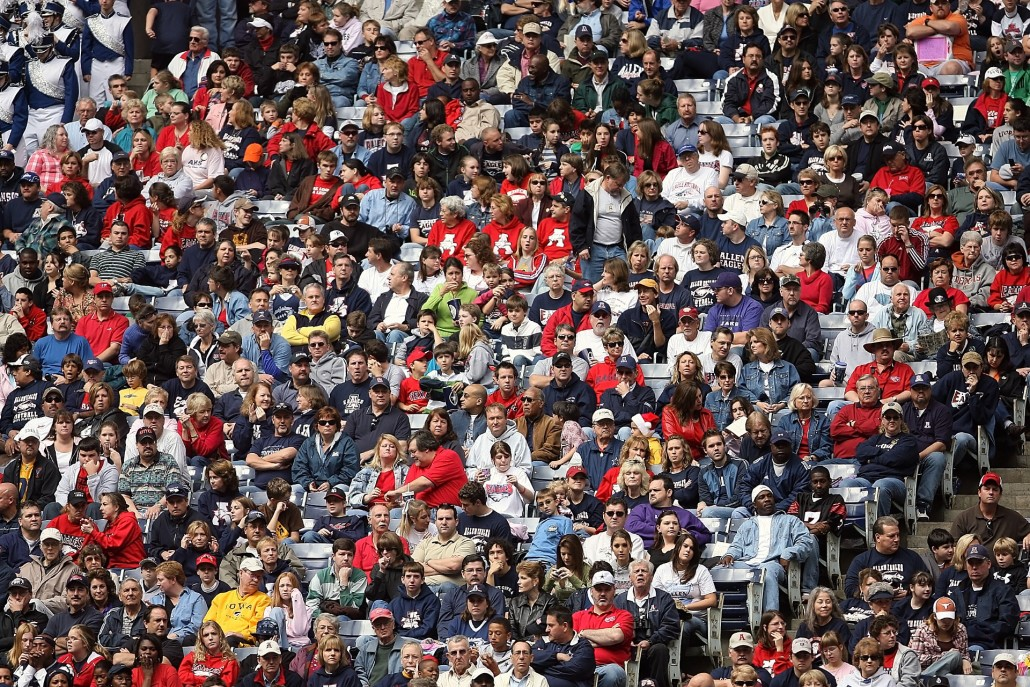
#> input picture OpenCV/Assests/crowd-1584115_1920-1030x687.jpg, 1030 x 687 px, found by its file name
$ python new_face.py
#> lines starting #> are read from the running program, lines starting #| are printed output that depends on the picture; after the words box and inside, x2 and y2 are one past the last pixel; in counts of white or black regions, pixels touching at a corner belong together
import cv2

face_cascade = cv2.CascadeClassifier(cv2.data.haarcascades + 'haarcascade_frontalface_default.xml')
img = cv2.imread(r'C:\Users\ginuram\Desktop\Dekstop\30DaysofPython\OpenCV\Assests\crowd-1584115_1920-1030x687.jpg')
#> img is the input picture: shape (687, 1030, 3); mean B, G, R 86.4, 87, 106.3
img_gray = cv2.cvtColor(img, cv2.COLOR_BGR2GRAY)
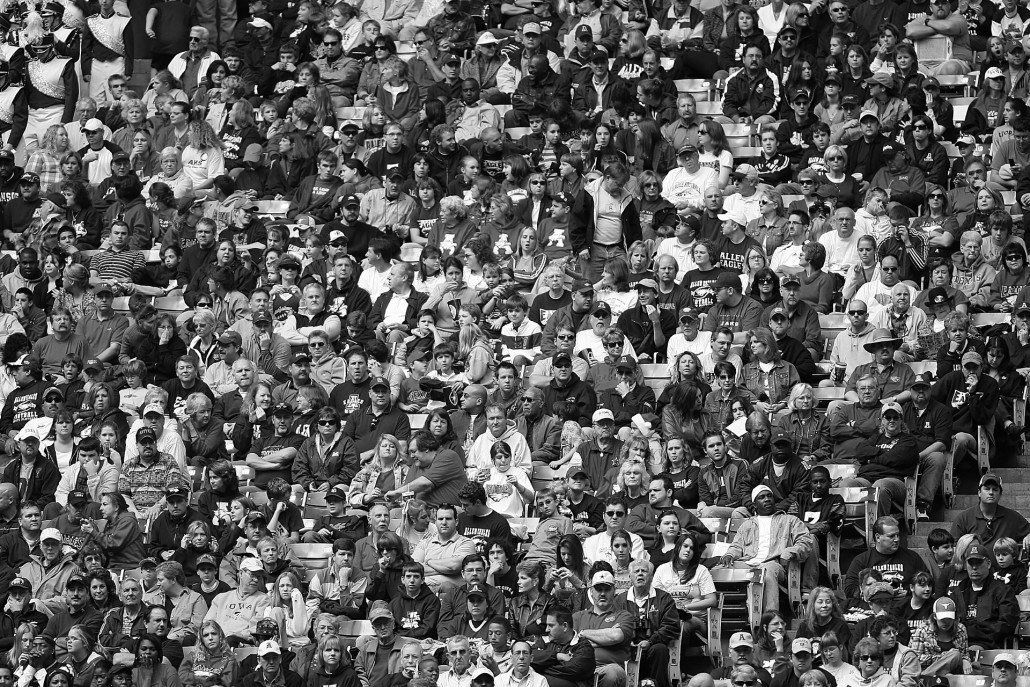
#> img_gray: shape (687, 1030); min 0, max 255, mean 92.7

face = face_cascade.detectMultiScale(img_gray, 1.05, 3)
#> face = 78 rows, first 6: [827, 0, 26, 26], [317, 34, 27, 27], [742, 46, 25, 25], [383, 124, 25, 25], [128, 130, 25, 25], [456, 157, 26, 26]
for (x,y,w,h) in face:
    cv2.rectangle(img, (x,y), (x+w, y+h), (0, 255, 0), 3)
#> this loop made 78 passes
#> (x, y, w, h) on passes 1 to 12: (827, 0, 26, 26), (317, 34, 27, 27), (742, 46, 25, 25), (383, 124, 25, 25), (128, 130, 25, 25), (456, 157, 26, 26), (524, 173, 28, 28), (924, 187, 26, 26), (191, 221, 26, 26), (108, 224, 25, 25), (516, 228, 26, 26), (213, 240, 25, 25)
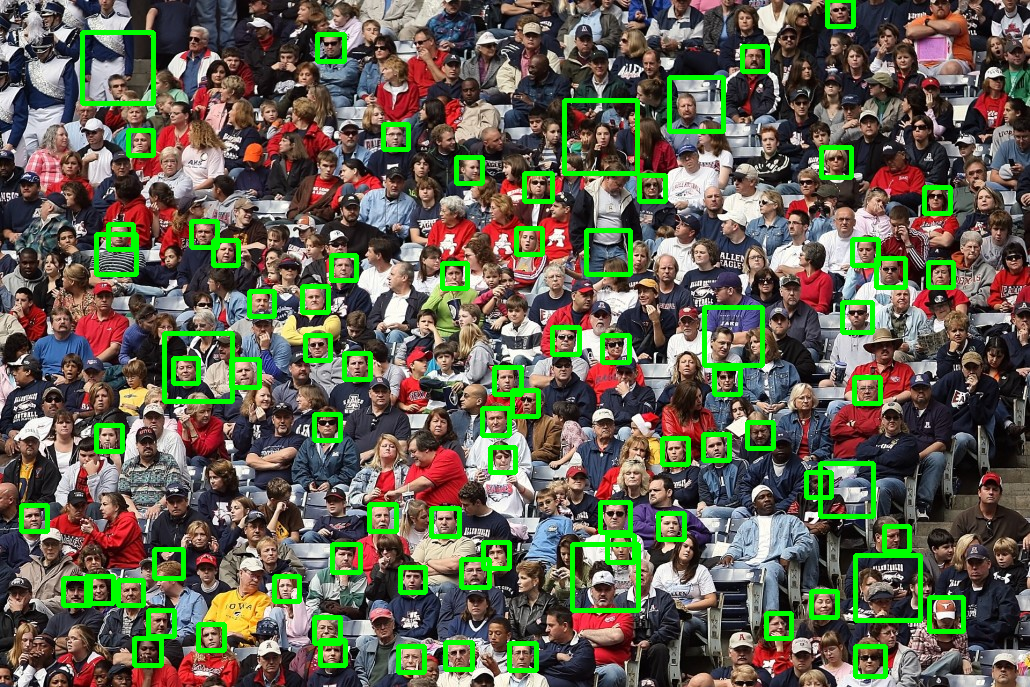
#> img: shape (687, 1030, 3); 6.49% of pixels changed, all inside (x1, y1, x2, y2) = (19, 0, 966, 679)

cv2.imshow('Face', img)
cv2.waitKey(0)
cv2.destroyAllWindows()

$ run again, with OpenCV/Assests/base.jpg copied over OpenCV/Assests/crowd-1584115_1920-1030x687.jpg
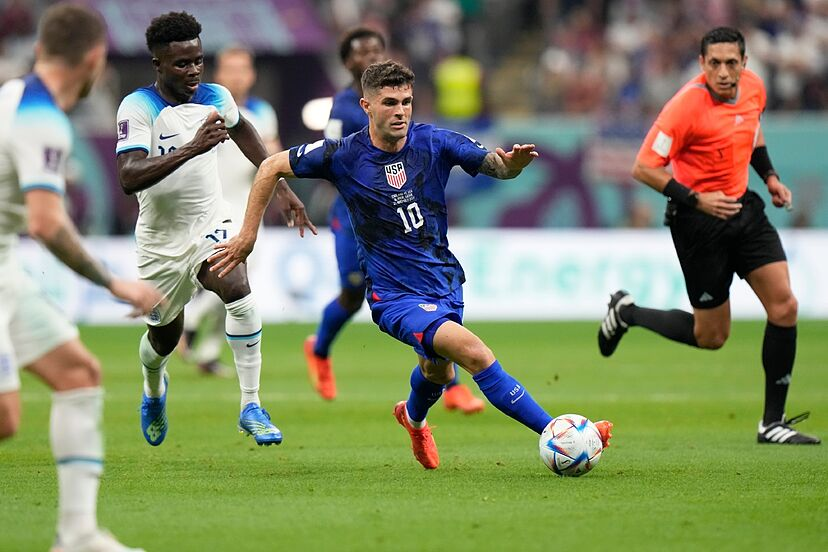
#> input picture OpenCV/Assests/base.jpg, 828 x 552 px, found by its file name
#> img is the input picture: shape (552, 828, 3); mean B, G, R 104.1, 134.6, 127.7
#> `img_gray = cv2.cvtColor(img, cv2.COLOR_BGR2GRAY)`:
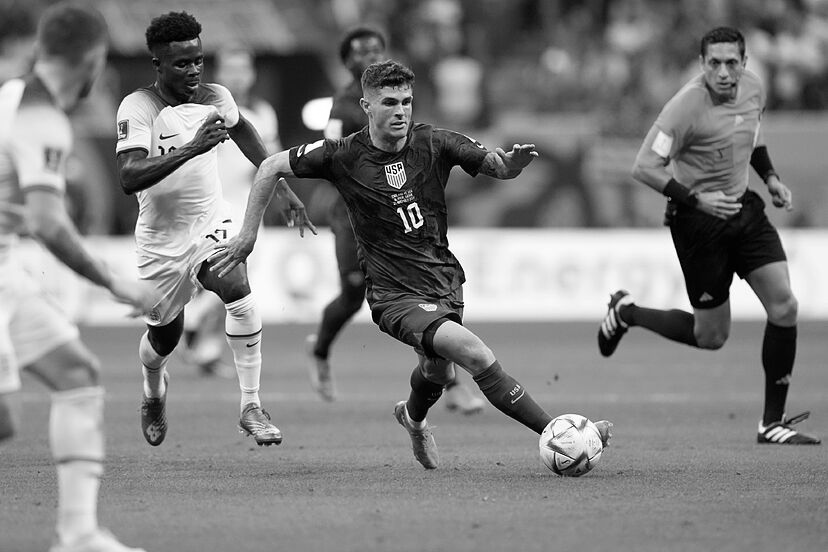
#> img_gray: shape (552, 828); min 0, max 255, mean 129.1
#> face = [[220, 56, 35, 35], [694, 41, 60, 60], [372, 82, 53, 53]]
#> the loop `for (x,y,w,h) in face:` made 3 passes
#> after the loop `for (x,y,w,h) in face:`:
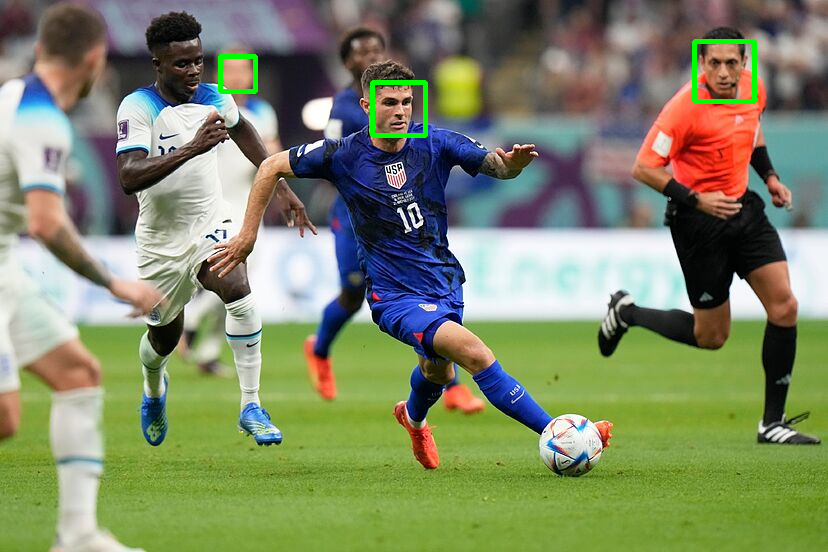
#> img: shape (552, 828, 3); 0.64% of pixels changed, all inside (x1, y1, x2, y2) = (218, 39, 757, 138)
